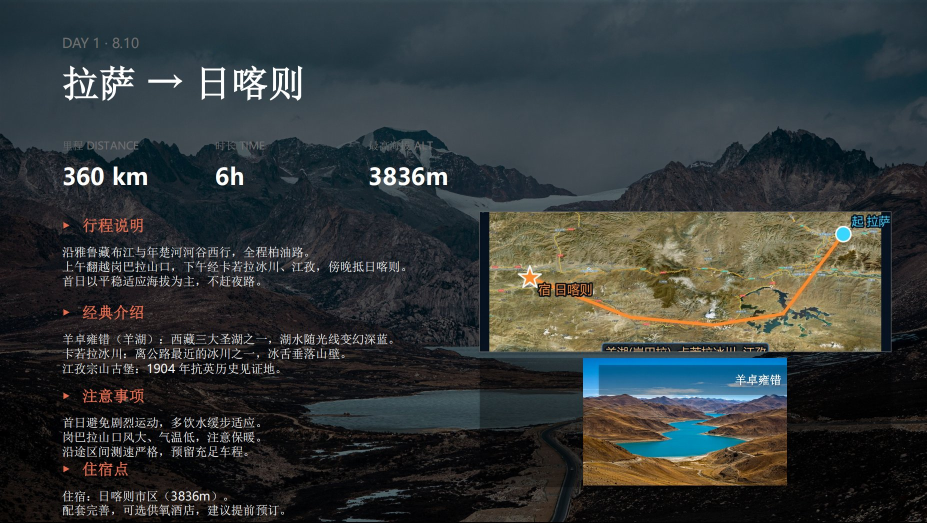
#> input picture assets/examples/tibet-day1.jpg, 1854 x 1045 px (shown at 1/2 size)
$ python -i fetch_trip.py   (imports and definitions only)
#> lines starting #> are read from the running program, lines starting #| are printed output that depends on the picture
# -*- coding: utf-8 -*-
"""travel-ppt 图片抓取：为每个目的地抓精准实拍图（Pexels + alt 相关性打分），统一彩色后处理。

用法:
  python fetch_trip.py --map '{"beijing":["Forbidden City Beijing palace","Beijing Tiananmen"], ...}' \
      [--out ppt_assets/photos] [--fetch-images "C:/.../spacex-ppt-skill/scripts/fetch_images.py"]

说明:
- Pexels key 默认从 spacex-ppt-skill/scripts/pexels_key.txt 读取（无环境变量时）。
- 对每个 slug 搜索多个候选，按 Pexels 返回的 alt 描述做关键词相关性打分，自动挑最贴合的图。
- 后处理：裁到 1920x1080，压暗 0.82 + 提饱和 1.05 + 提对比 1.06（保留彩色，不用 duotone）。
- 已存在的 {slug}.jpg 会跳过（可删后重抓）。
- Pexels 对某城/小众地标无精准图时（alt 全是别的城市），脚本会告警，此时改用 ImageGen 工具按地标提示词生成，
  再单独运行 postprocess.py 统一风格（见 references/workflow.md）。
"""
import os, sys, io, re, json, argparse, importlib.util
from PIL import Image, ImageEnhance

DEFAULT_FETCH = r"C:\Users\Administrator\.workbuddy\skills\spacex-ppt-skill\scripts\fetch_images.py"

# [27 lines left out: functions load_fetch, score, best_photo, not called in this run]

def postprocess(src_path, dst_path, darken=0.82, sat=1.05, con=1.06):
#> called with src_path = '../assets/examples/tibet-day1.jpg', dst_path = 'out.png', darken = 0.82, sat = 1.05, con = 1.06
    img = Image.open(src_path).convert("RGB")
#> img is the input picture: PIL image 1854x1045 RGB; mean R, G, B 52.1, 57.3, 57.6
    img = ImageEnhance.Color(img).enhance(sat)
    img = ImageEnhance.Contrast(img).enhance(con)
    img = ImageEnhance.Brightness(img).enhance(darken)
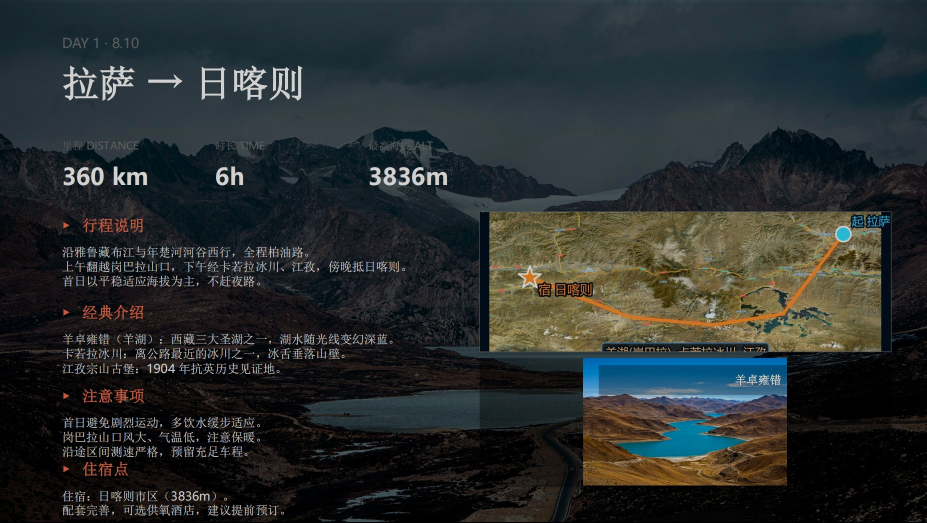
#> img: PIL image 1854x1045 RGB (shown at 1/2 size); mean R, G, B 41.3, 46.1, 46.1
    w,h = img.size; tw,th = 1920,1080
#> after `w, h = img.size`: w = 1854; h = 1045
    scale = max(tw/w, th/h); nw,nh = int(w*scale), int(h*scale)
#> after `scale = max(tw / w, th / h)`: scale = 1.04
#> after `nw, nh = (int(w * scale), int(h * scale))`: nw = 1919; nh = 1082
    img = img.resize((nw,nh), Image.LANCZOS)
#> img: PIL image 1919x1082 RGB
    img = img.crop(((nw-tw)//2,(nh-th)//2,(nw-tw)//2+tw,(nh-th)//2+th))
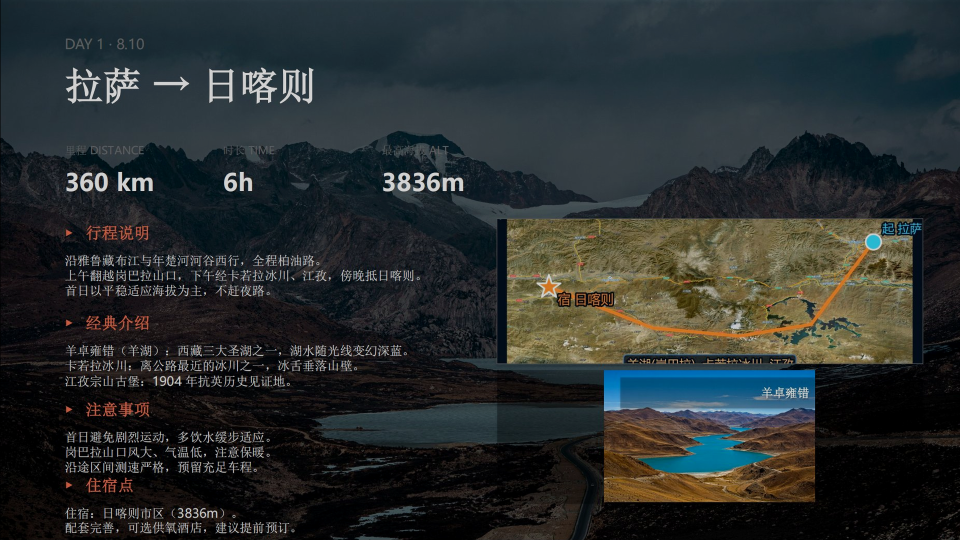
#> img: PIL image 1920x1080 RGB (shown at 1/2 size); mean R, G, B 41.4, 46.1, 46.2
    img.save(dst_path, "JPEG", quality=88)

# [34 lines left out: function main, not called in this run]

# [2 lines not run here, left out]

>>> result = postprocess('../assets/examples/tibet-day1.jpg', 'out.png')

$ run again, on assets/examples/tibet-spot-lakes.jpg
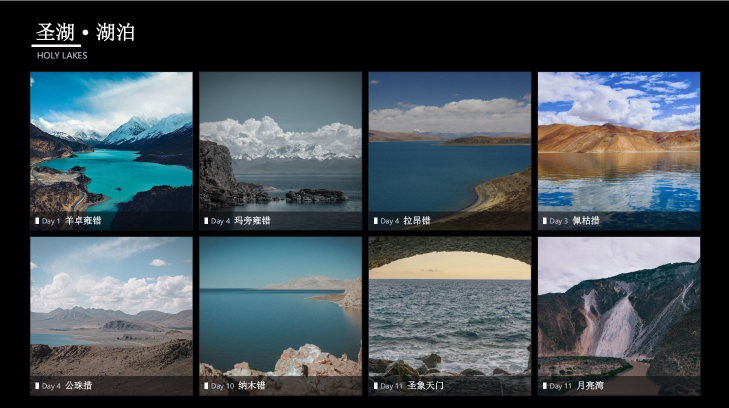
#> input picture assets/examples/tibet-spot-lakes.jpg, 1458 x 816 px (shown at 1/2 size)
#> in postprocess, img is the input picture: PIL image 1458x816 RGB; mean R, G, B 69.4, 79.6, 85.3
#> in postprocess, `img = ImageEnhance.Brightness(img).enhance(darken)`:
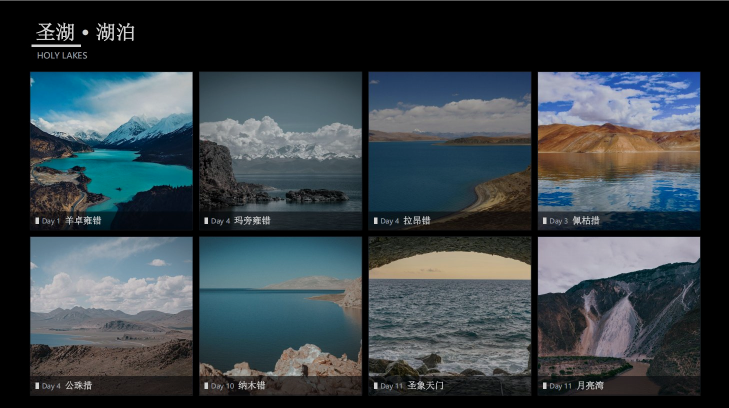
#> img: PIL image 1458x816 RGB (shown at 1/2 size); mean R, G, B 56.5, 65.7, 70.8
#> in postprocess, `img = img.crop(((nw-tw)//2,(nh-th)//2,(nw-tw)//2+tw,(nh-th)//2+th))`:
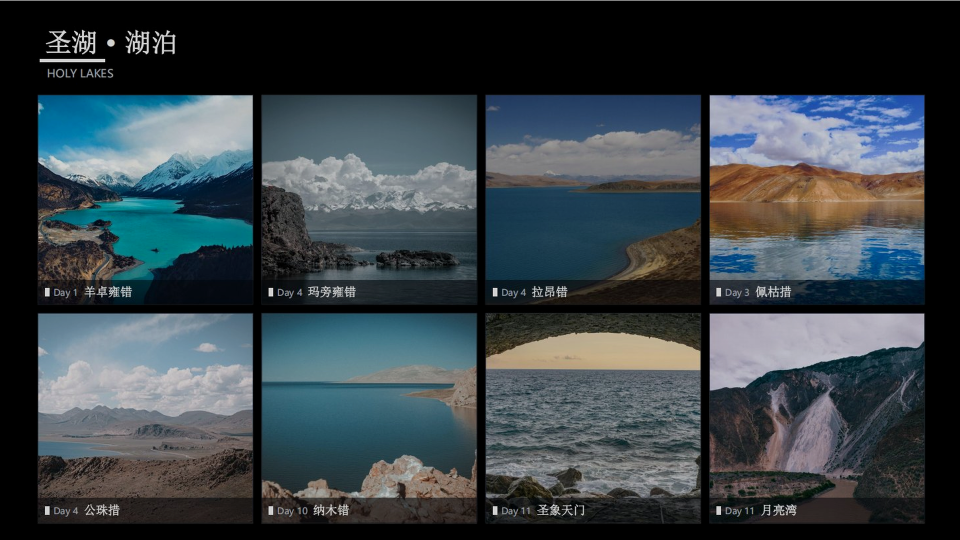
#> img: PIL image 1920x1080 RGB (shown at 1/2 size); mean R, G, B 56.8, 66, 71.2

$ run again, on assets/examples/tibet-spot-mountains.jpg
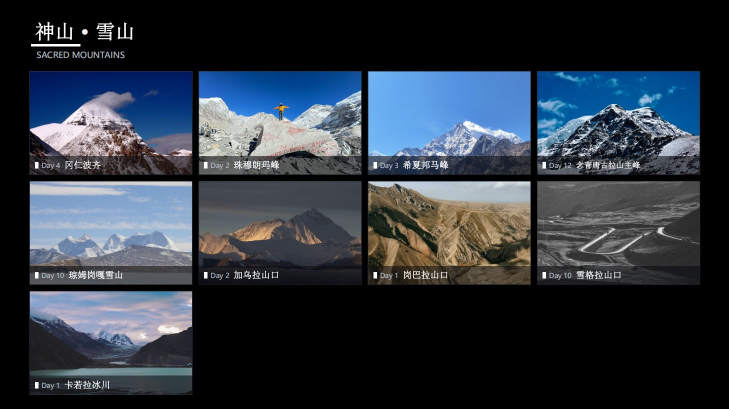
#> input picture assets/examples/tibet-spot-mountains.jpg, 1457 x 818 px (shown at 1/2 size)
#> in postprocess, img is the input picture: PIL image 1457x818 RGB; mean R, G, B 46.2, 54, 64
#> in postprocess, `img = ImageEnhance.Brightness(img).enhance(darken)`:
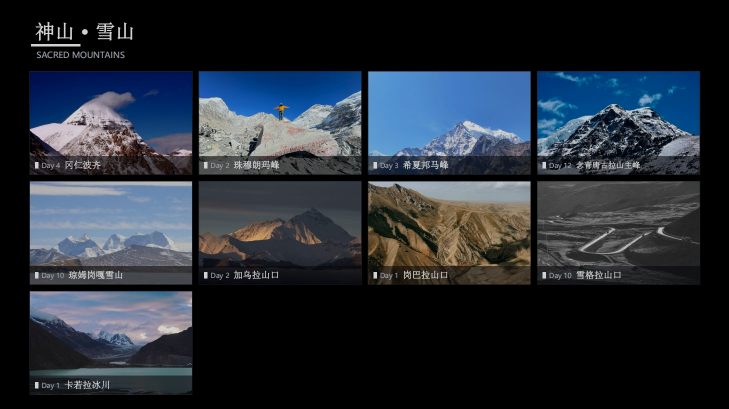
#> img: PIL image 1457x818 RGB (shown at 1/2 size); mean R, G, B 38, 44.9, 54

$ run again, on assets/examples/tibet-spot-ruins.jpg
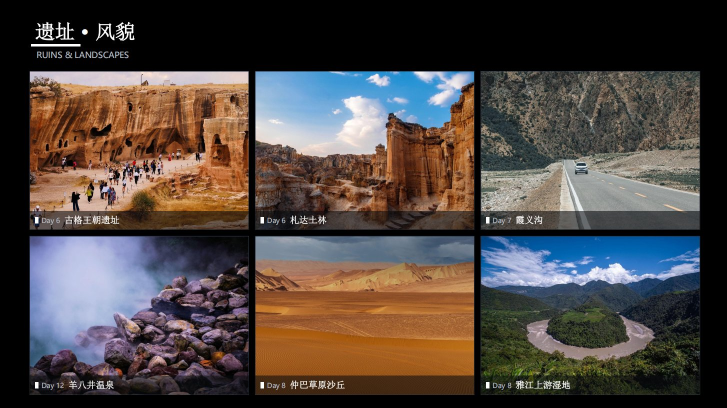
#> input picture assets/examples/tibet-spot-ruins.jpg, 1453 x 815 px (shown at 1/2 size)
#> in postprocess, img is the input picture: PIL image 1453x815 RGB; mean R, G, B 79.4, 70.3, 66.1
#> in postprocess, `img = ImageEnhance.Brightness(img).enhance(darken)`:
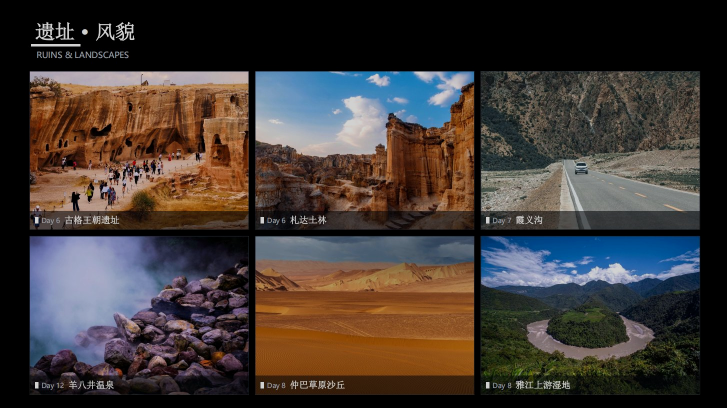
#> img: PIL image 1453x815 RGB (shown at 1/2 size); mean R, G, B 65.8, 57.5, 53.7
#> in postprocess, `img = img.resize((nw,nh), Image.LANCZOS)`:
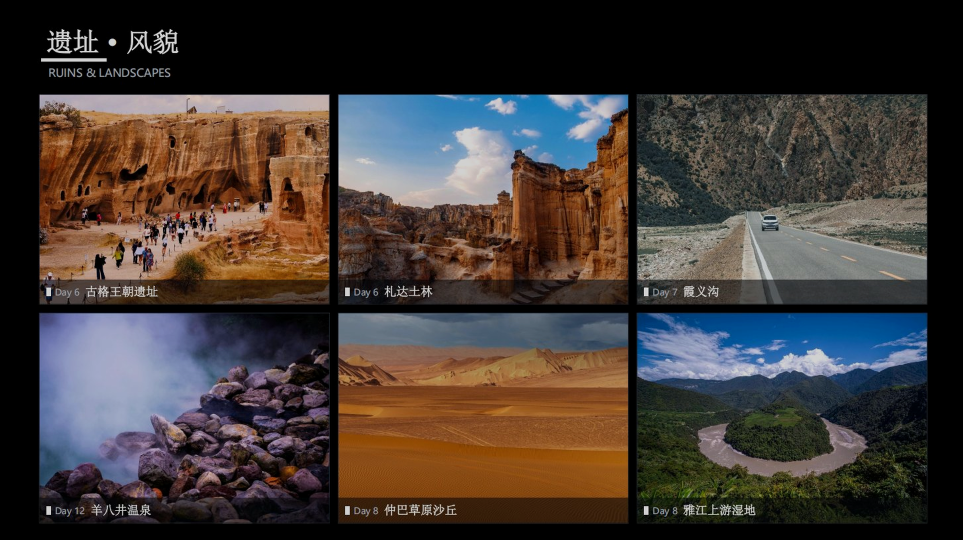
#> img: PIL image 1925x1080 RGB (shown at 1/2 size); mean R, G, B 65.9, 57.6, 53.8
